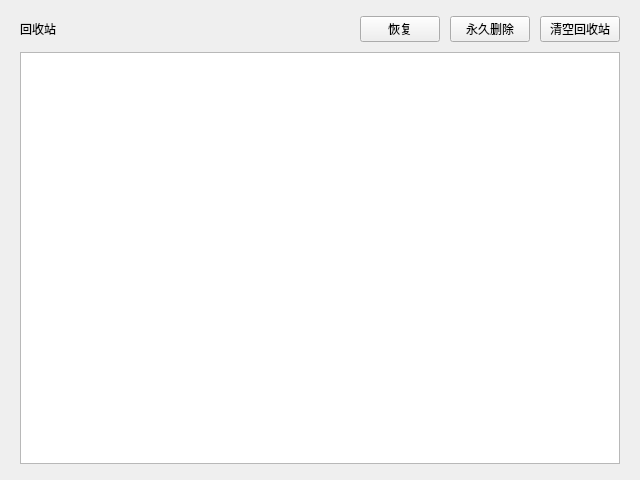
<?xml version="1.0" encoding="UTF-8"?>
<!-- trashpage.ui —— 回收站页布局（Qt Designer）
     与 TrashPage::buildUi() 的静态结构一一对应。注意：
     1. 边距/间距为基准值，si() 缩放几何在 buildUi() 中运行时重设；
     2. 标题/计数标签的 sp() 动态字号样式保留在 trashpage.cpp 的 applyStyle() -->
<ui version="4.0">
 <class>TrashPage</class>
 <widget class="QWidget" name="TrashPage">
  <property name="geometry">
   <rect>
    <x>0</x>
    <y>0</y>
    <width>640</width>
    <height>480</height>
   </rect>
  </property>
  <layout class="QVBoxLayout" name="rootLayout" stretch="0,1">
   <property name="leftMargin">
    <number>20</number>
   </property>
   <property name="topMargin">
    <number>16</number>
   </property>
   <property name="rightMargin">
    <number>20</number>
   </property>
   <property name="bottomMargin">
    <number>16</number>
   </property>
   <property name="spacing">
    <number>10</number>
   </property>
   <item>
    <layout class="QHBoxLayout" name="head">
     <item>
      <widget class="QLabel" name="TrashTitle">
       <property name="text">
        <string>回收站</string>
       </property>
      </widget>
     </item>
     <item>
      <widget class="QLabel" name="countLabel"/>
     </item>
     <item>
      <spacer name="headStretch">
       <property name="orientation">
        <enum>Qt::Horizontal</enum>
       </property>
       <property name="sizeHint" stdset="0">
        <size>
         <width>40</width>
         <height>20</height>
        </size>
       </property>
      </spacer>
     </item>
     <item>
      <widget class="QPushButton" name="btnRestore">
       <property name="text">
        <string>恢复</string>
       </property>
      </widget>
     </item>
     <item>
      <widget class="QPushButton" name="btnDelete">
       <property name="text">
        <string>永久删除</string>
       </property>
      </widget>
     </item>
     <item>
      <widget class="QPushButton" name="btnClear">
       <property name="text">
        <string>清空回收站</string>
       </property>
      </widget>
     </item>
    </layout>
   </item>
   <item>
    <widget class="QListWidget" name="TrashList">
     <property name="verticalScrollMode">
      <enum>QAbstractItemView::ScrollPerPixel</enum>
     </property>
    </widget>
   </item>
  </layout>
 </widget>
 <resources/>
 <connections/>
</ui>
